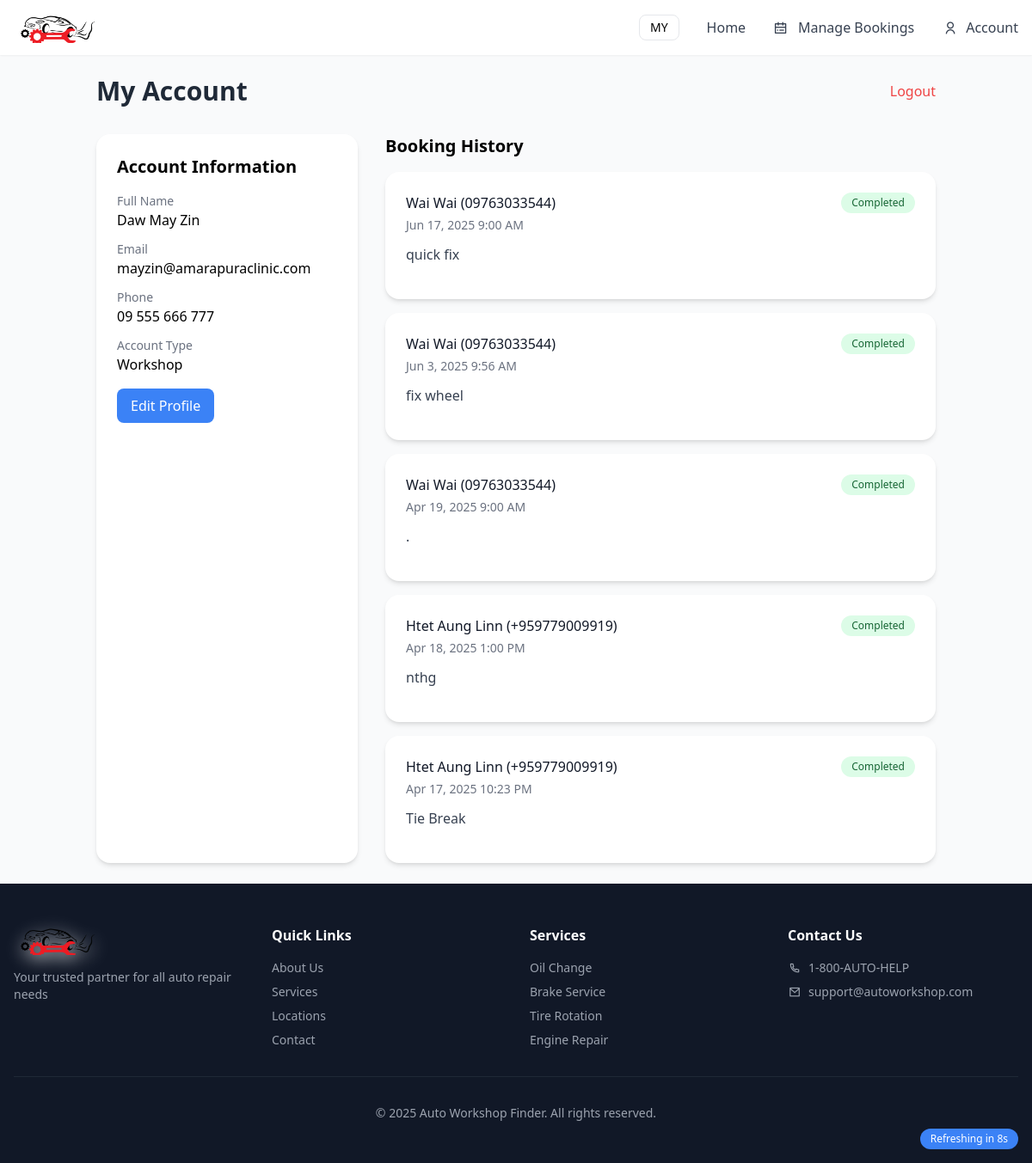
The page /public/account.php (signed in) on the database its author committed.
### tables this page shows
CREATE TABLE `Users` (
  `UserID` int(11) NOT NULL,
  `FullName` varchar(100) NOT NULL,
  `Email` varchar(100) NOT NULL,
  `Password` varchar(255) NOT NULL,
  `PhoneNumber` varchar(20) DEFAULT NULL,
  `UserType` enum('customer','workshop','admin') NOT NULL,
  `CreatedAt` datetime DEFAULT current_timestamp()
);

CREATE TABLE `Booking` (
  `BookingID` int(11) NOT NULL,
  `CustomerID` int(11) DEFAULT NULL,
  `WorkshopID` int(11) DEFAULT NULL,
  `Description` text DEFAULT NULL,
  `BookingDateTime` datetime DEFAULT current_timestamp(),
  `Status` enum('Pending','Confirmed','Completed') NOT NULL DEFAULT 'Pending',
  `EstimatedWaitTime` int(11) DEFAULT NULL,
  `ConfirmationDateTime` datetime DEFAULT NULL,
  `CompletionDateTime` datetime DEFAULT NULL,
  `EstimatedPrice` decimal(10,2) DEFAULT NULL,
  `FinalPrice` decimal(10,2) DEFAULT NULL,
  `source` varchar(10) DEFAULT 'index'
);

### public/account.php (the view, shortened to what this page needs)
<?php
include '../config/db.php';
$userId = $_SESSION['user_id'];
$userType = $_SESSION['user_type'];
$stmt = $pdo->prepare("SELECT * FROM Users WHERE UserID = ?");
$stmt->execute([$userId]);
$user = $stmt->fetch();
if ($userType === 'customer') {
    $bookingQuery = "SELECT b.*, w.WorkshopName, t.TownshipName
                   FROM Booking b
                   JOIN Workshop w ON b.WorkshopID = w.WorkshopID
                   JOIN Township t ON w.TownshipID = t.TownshipID
                   WHERE b.CustomerID = ?
                   ORDER BY b.BookingID DESC";
} else {
    $bookingQuery = "SELECT b.*, u.FullName, u.PhoneNumber
                   FROM Booking b
                   JOIN Users u ON b.CustomerID = u.UserID
                   WHERE b.WorkshopID = (SELECT WorkshopID FROM Workshop WHERE UserID = ?)
                   ORDER BY b.BookingID DESC";
}
$stmt = $pdo->prepare($bookingQuery);
$stmt->execute([$userId]);
$bookings = $stmt->fetchAll();
?>
<?php include '../includes/header.php'; ?>
<div class="container mx-auto p-6">
    <div class="flex justify-between items-center mb-8">
        <h1 class="text-3xl font-bold text-gray-800">My Account</h1>
        <a href="../auth/logout.php" class="text-red-500 hover:text-red-700">Logout</a>
    </div>
    <div class="grid grid-cols-1 md:grid-cols-3 gap-8">
        <div class="bg-white p-6 rounded-lg shadow-md">
            <h2 class="text-xl font-semibold mb-4">Account Information</h2>
            <div class="space-y-3">
                <div>
                    <p class="text-sm text-gray-500">Full Name</p>
                    <p class="font-medium"><?= htmlspecialchars($user['FullName']) ?></p>
                </div>
                <div>
                    <p class="text-sm text-gray-500">Email</p>
                    <p class="font-medium"><?= htmlspecialchars($user['Email']) ?></p>
                </div>
                <div>
                    <p class="text-sm text-gray-500">Phone</p>
                    <p class="font-medium"><?= htmlspecialchars($user['PhoneNumber']) ?></p>
                </div>
                <div>
                    <p class="text-sm text-gray-500">Account Type</p>
                    <p class="font-medium capitalize"><?= htmlspecialchars($user['UserType']) ?></p>
                </div>
            </div>
            <a href="edit_profile.php" class="mt-4 inline-block bg-blue-500 text-white px-4 py-2 rounded hover:bg-blue-600">Edit Profile</a>
        </div>
        <div class="md:col-span-2">
            <h2 class="text-xl font-semibold mb-4">Booking History</h2>
            <?php if (empty($bookings)): ?>
                <div class="bg-white p-6 rounded-lg shadow-md text-center">
                    <p class="text-gray-500">No bookings found</p>
                </div>
            <?php else: ?>
                <div class="space-y-4">
                    <?php foreach ($bookings as $booking): ?>
                    <div class="bg-white p-6 rounded-lg shadow-md">
                        <div class="flex justify-between items-start">
                            <div>
                                <h3 class="font-medium text-gray-900">
                                    <?php if ($userType === 'customer'): ?>
                                        <?= htmlspecialchars($booking['WorkshopName']) ?> (<?= htmlspecialchars($booking['TownshipName']) ?>)
                                    <?php else: ?>
                                        <?= htmlspecialchars($booking['FullName']) ?> (<?= htmlspecialchars($booking['PhoneNumber']) ?>)
                                    <?php endif; ?>
                                </h3>
                                <p class="text-sm text-gray-500 mt-1">
                                    <?= date('M j, Y g:i A', strtotime($booking['BookingDateTime'])) ?>
                                </p>
                            </div>
                            <span class="px-3 py-1 rounded-full text-xs font-medium
                                <?= $booking['Status'] === 'Pending' ? 'bg-yellow-100 text-yellow-800' :
                                   ($booking['Status'] === 'Confirmed' ? 'bg-blue-100 text-blue-800' : 'bg-green-100 text-green-800') ?>">
                                <?= htmlspecialchars($booking['Status']) ?>
                            </span>
                        </div>
                        <p class="mt-3 text-gray-700"><?= htmlspecialchars($booking['Description']) ?></p>
                    </div>
                    <?php endforeach; ?>
                </div>
            <?php endif; ?>
        </div>
    </div>
</div>
<div class="fixed bottom-4 right-4 bg-blue-500 text-white px-3 py-1 rounded-full text-xs">
        Refreshing in <span id="countdown">10</span>s
    </div>
<?php include '../includes/footer.php'; ?>

### rows shown on the page
users: FullName "Daw May Zin", Email "mayzin@amarapuraclinic.com", PhoneNumber "09 555 666 777", UserType "Workshop"
booking: CustomerID.FullName "Wai Wai", CustomerID.PhoneNumber "09763033544", BookingDateTime "Jun 17, 2025 9:00 AM", Status "Completed", Description "quick fix"
booking: CustomerID.FullName "Wai Wai", CustomerID.PhoneNumber "09763033544", BookingDateTime "Jun 3, 2025 9:56 AM", Status "Completed", Description "fix wheel"
booking: CustomerID.FullName "Wai Wai", CustomerID.PhoneNumber "09763033544", BookingDateTime "Apr 19, 2025 9:00 AM", Status "Completed", Description "."
booking: CustomerID.FullName "Htet Aung Linn", CustomerID.PhoneNumber "+959779009919", BookingDateTime "Apr 18, 2025 1:00 PM", Status "Completed", Description "nthg"
booking: CustomerID.FullName "Htet Aung Linn", CustomerID.PhoneNumber "+959779009919", BookingDateTime "Apr 17, 2025 10:23 PM", Status "Completed", Description "Tie Break"
